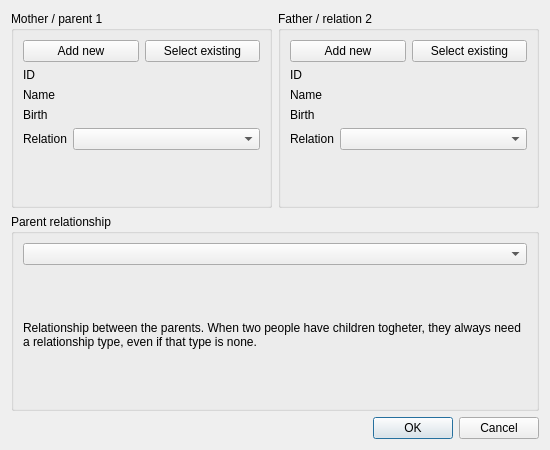
<?xml version="1.0" encoding="UTF-8"?>
<ui version="4.0">
 <class>NewFamilyEditorForm</class>
 <widget class="QDialog" name="NewFamilyEditorForm">
  <property name="geometry">
   <rect>
    <x>0</x>
    <y>0</y>
    <width>550</width>
    <height>450</height>
   </rect>
  </property>
  <property name="windowTitle">
   <string>Dialog</string>
  </property>
  <layout class="QVBoxLayout" name="verticalLayout">
   <item>
    <layout class="QHBoxLayout" name="horizontalLayout">
     <item>
      <widget class="QGroupBox" name="motherGroupBox">
       <property name="title">
        <string>Mother / parent 1</string>
       </property>
       <layout class="QVBoxLayout" name="verticalLayout_3">
        <item>
         <layout class="QHBoxLayout" name="motherButtonBar">
          <item>
           <widget class="QPushButton" name="motherNewPerson">
            <property name="text">
             <string>Add new</string>
            </property>
            <property name="icon">
             <iconset theme="QIcon::ThemeIcon::ListAdd"/>
            </property>
           </widget>
          </item>
          <item>
           <widget class="QPushButton" name="motherExistingPerson">
            <property name="text">
             <string>Select existing</string>
            </property>
            <property name="icon">
             <iconset theme="QIcon::ThemeIcon::InsertLink"/>
            </property>
           </widget>
          </item>
         </layout>
        </item>
        <item>
         <layout class="QFormLayout" name="motherForm">
          <item row="0" column="0">
           <widget class="QLabel" name="motherIdLabel">
            <property name="text">
             <string>ID</string>
            </property>
           </widget>
          </item>
          <item row="0" column="1">
           <widget class="QLabel" name="motherId">
            <property name="text">
             <string/>
            </property>
           </widget>
          </item>
          <item row="1" column="0">
           <widget class="QLabel" name="motherNameLabel">
            <property name="text">
             <string>Name</string>
            </property>
           </widget>
          </item>
          <item row="1" column="1">
           <widget class="QLabel" name="motherName">
            <property name="text">
             <string/>
            </property>
           </widget>
          </item>
          <item row="2" column="0">
           <widget class="QLabel" name="motherBirthLabel">
            <property name="text">
             <string>Birth</string>
            </property>
           </widget>
          </item>
          <item row="2" column="1">
           <widget class="QLabel" name="motherBirth">
            <property name="text">
             <string/>
            </property>
           </widget>
          </item>
          <item row="3" column="0">
           <widget class="QLabel" name="motherRelationLabel">
            <property name="text">
             <string>Relation</string>
            </property>
            <property name="buddy">
             <cstring>motherRelation</cstring>
            </property>
           </widget>
          </item>
          <item row="3" column="1">
           <widget class="QComboBox" name="motherRelation"/>
          </item>
         </layout>
        </item>
       </layout>
      </widget>
     </item>
     <item>
      <widget class="QGroupBox" name="fatherGroupBox">
       <property name="title">
        <string>Father / relation 2</string>
       </property>
       <property name="flat">
        <bool>false</bool>
       </property>
       <layout class="QVBoxLayout" name="verticalLayout_4">
        <item>
         <layout class="QHBoxLayout" name="fatherButtonBar">
          <item>
           <widget class="QPushButton" name="fatherNewPerson">
            <property name="text">
             <string>Add new</string>
            </property>
            <property name="icon">
             <iconset theme="QIcon::ThemeIcon::ListAdd"/>
            </property>
           </widget>
          </item>
          <item>
           <widget class="QPushButton" name="fatherExistingPerson">
            <property name="text">
             <string>Select existing</string>
            </property>
            <property name="icon">
             <iconset theme="QIcon::ThemeIcon::InsertLink"/>
            </property>
           </widget>
          </item>
         </layout>
        </item>
        <item>
         <layout class="QFormLayout" name="fatherForm">
          <item row="3" column="0">
           <widget class="QLabel" name="fatherRelationLabel">
            <property name="text">
             <string>Relation</string>
            </property>
            <property name="buddy">
             <cstring>fatherRelation</cstring>
            </property>
           </widget>
          </item>
          <item row="3" column="1">
           <widget class="QComboBox" name="fatherRelation"/>
          </item>
          <item row="2" column="0">
           <widget class="QLabel" name="fatherBirthLabel">
            <property name="text">
             <string>Birth</string>
            </property>
           </widget>
          </item>
          <item row="2" column="1">
           <widget class="QLabel" name="fatherBirth">
            <property name="text">
             <string/>
            </property>
           </widget>
          </item>
          <item row="1" column="0">
           <widget class="QLabel" name="fatherNameLabel">
            <property name="text">
             <string>Name</string>
            </property>
           </widget>
          </item>
          <item row="1" column="1">
           <widget class="QLabel" name="fatherName">
            <property name="text">
             <string/>
            </property>
           </widget>
          </item>
          <item row="0" column="0">
           <widget class="QLabel" name="fatherIdLabel">
            <property name="text">
             <string>ID</string>
            </property>
           </widget>
          </item>
          <item row="0" column="1">
           <widget class="QLabel" name="fatherId">
            <property name="text">
             <string/>
            </property>
           </widget>
          </item>
         </layout>
        </item>
       </layout>
      </widget>
     </item>
    </layout>
   </item>
   <item>
    <widget class="QGroupBox" name="parentRelationGroupBox">
     <property name="sizePolicy">
      <sizepolicy hsizetype="Preferred" vsizetype="Minimum">
       <horstretch>0</horstretch>
       <verstretch>0</verstretch>
      </sizepolicy>
     </property>
     <property name="title">
      <string>Parent relationship</string>
     </property>
     <layout class="QVBoxLayout" name="verticalLayout_2">
      <item>
       <widget class="QComboBox" name="parentRelationRole"/>
      </item>
      <item>
       <widget class="QLabel" name="label">
        <property name="text">
         <string>Relationship between the parents. When two people have children togheter, they always need a relationship type, even if that type is none.</string>
        </property>
        <property name="wordWrap">
         <bool>true</bool>
        </property>
       </widget>
      </item>
     </layout>
    </widget>
   </item>
   <item>
    <widget class="QDialogButtonBox" name="buttonBox">
     <property name="orientation">
      <enum>Qt::Orientation::Horizontal</enum>
     </property>
     <property name="standardButtons">
      <set>QDialogButtonBox::StandardButton::Cancel|QDialogButtonBox::StandardButton::Ok</set>
     </property>
    </widget>
   </item>
  </layout>
 </widget>
 <resources/>
 <connections>
  <connection>
   <sender>buttonBox</sender>
   <signal>accepted()</signal>
   <receiver>NewFamilyEditorForm</receiver>
   <slot>accept()</slot>
   <hints>
    <hint type="sourcelabel">
     <x>248</x>
     <y>254</y>
    </hint>
    <hint type="destinationlabel">
     <x>157</x>
     <y>274</y>
    </hint>
   </hints>
  </connection>
  <connection>
   <sender>buttonBox</sender>
   <signal>rejected()</signal>
   <receiver>NewFamilyEditorForm</receiver>
   <slot>reject()</slot>
   <hints>
    <hint type="sourcelabel">
     <x>316</x>
     <y>260</y>
    </hint>
    <hint type="destinationlabel">
     <x>286</x>
     <y>274</y>
    </hint>
   </hints>
  </connection>
 </connections>
</ui>
